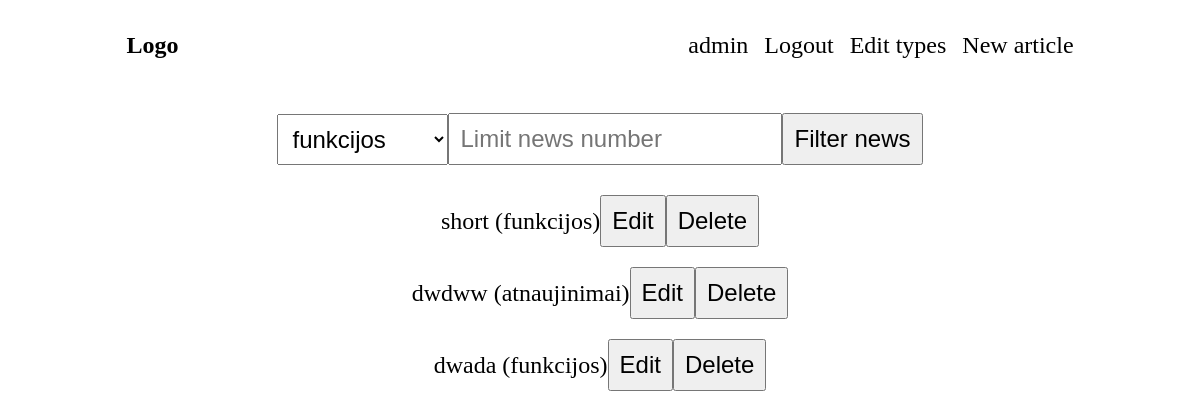
/admin/admin.php (signed in), run on the app's committed database.
### tables this page shows
CREATE TABLE `news` (
  `id` int(11) NOT NULL,
  `short` varchar(100) NOT NULL,
  `full_text` varchar(255) NOT NULL,
  `visible` tinyint(1) NOT NULL,
  `type` tinyint(1) NOT NULL,
  `created_at` datetime NOT NULL,
  `updated_at` datetime NOT NULL,
  `visible_at` datetime NOT NULL
);

CREATE TABLE `news_type` (
  `id` int(11) NOT NULL,
  `text` varchar(100) NOT NULL
);

### services/Queries.php (called while the page is built, shortened)
<?php
class Queries extends Connection
{
    private function bindParamsBySettings($generatedQuery, $bindParamArr = [])
    {
        if (count($bindParamArr) > 0) {
            $generatedQuery->execute($bindParamArr);
        } else {
            $generatedQuery->execute();
        }
    }
    public function loadData($query, $bindParamArr = [])
    {
        $con = $this->connect();
        $generatedQuery = $con->prepare($query);
        $this->bindParamsBySettings($generatedQuery, $bindParamArr);
        return $generatedQuery->fetchAll();
    }
}

### admin/admin.php (the view, shortened to what this page needs)
<?php
if (isset($_SESSION['loged_in']) && $_SESSION['loged_in'] === 'admin') {
    require $_SERVER['DOCUMENT_ROOT'] . "/news_task/services/Queries.php";
    $todayDate = date("Y-m-d H:i:s");
    $queryObject = new Queries;
    $news = $queryObject->loadData(
        "SELECT nw.id, nw.short, nt.text
FROM news nw, news_type nt
WHERE nw.visible_at <= '$todayDate' AND nw.type = nt.id
GROUP BY id"
    );
    $typesName = $queryObject->loadData("SELECT * FROM news_type");
}
?>
<!DOCTYPE html>
<html lang="en">
<head>
    <link rel="stylesheet" href="/news_task/styles/style.css">
</head>
<body>
    <?php
    require $_SERVER['DOCUMENT_ROOT'] . "/news_task/header.php";
    ?>
    <?php if (isset($_SESSION['loged_in']) && $_SESSION['loged_in'] === 'admin') : ?>
        <div class="filter_news">
            <form method="POST" class="news_limit_form">
                <select name="news_type">
                    <?php foreach ($typesName as $arr) : ?>
                        <option value="<?php print $arr['id']; ?>">
                            <?php print $arr['text']; ?>
                        </option>
                    <?php endforeach; ?>
                </select>
                <input type="number" placeholder="Limit news number" name="news_limit" required>
                <button type="submit">Filter news</button>
            </form>
        </div>
        <div class="news__content">
            <?php foreach ($news as $arrItem) : ?>
                <div class="news__content_item">
                    <a href="<?php print '/news_task/news.php?id=' . $arrItem['id']; ?>">
                        <?php print $arrItem['short'] . " (" .  $arrItem['text'] . ")"; ?>
                    </a>
                    <form method="POST" action="/news_task/admin/edit_article.php">
                        <button name="edit_article" value="<?php print $arrItem['id']; ?>">Edit</button>
                    </form>
                    <form method="POST" action="/news_task/admin/delete_article.php">
                        <button name="delete_article" value="<?php print $arrItem['id']; ?>">Delete</button>
                    </form>
                </div>
            <?php endforeach; ?>
        </div>
    <?php
    else :
    ?><h2>Not loged in as admin</h2>
    <?php
    endif;
    ?>
</body>
</html>

### styles/style.css (style rules this page uses)
* { box-sizing: border-box; font-size: 24px; }
body { min-height: 100vh; max-height: 100vh; overflow: hidden; }
a { text-decoration: none; color: #000; }
.news__content { text-align: center; }
.filter_news { text-align: center; }
input, select, button { padding: 10px; }
.news_limit_form { padding: 30px 0; display: flex; text-align: center; justify-content: center; align-items: center; }
.news__content_item { display: flex; justify-content: center; align-items: center; margin-bottom: 20px; }
.news__content_item:last-child { margin-bottom: 0; }

### data on the page
news: short "short", news_type.text "funkcijos", $arrItem['id'] 3 (drawn)
news: short "dwdww", news_type.text "atnaujinimai", $arrItem['id'] 5 (drawn)
news: short "dwada", news_type.text "funkcijos", $arrItem['id'] 6 (drawn)

### other printed values
$_SESSION['loged_in'] "admin"
form field news_type "funkcijos"
